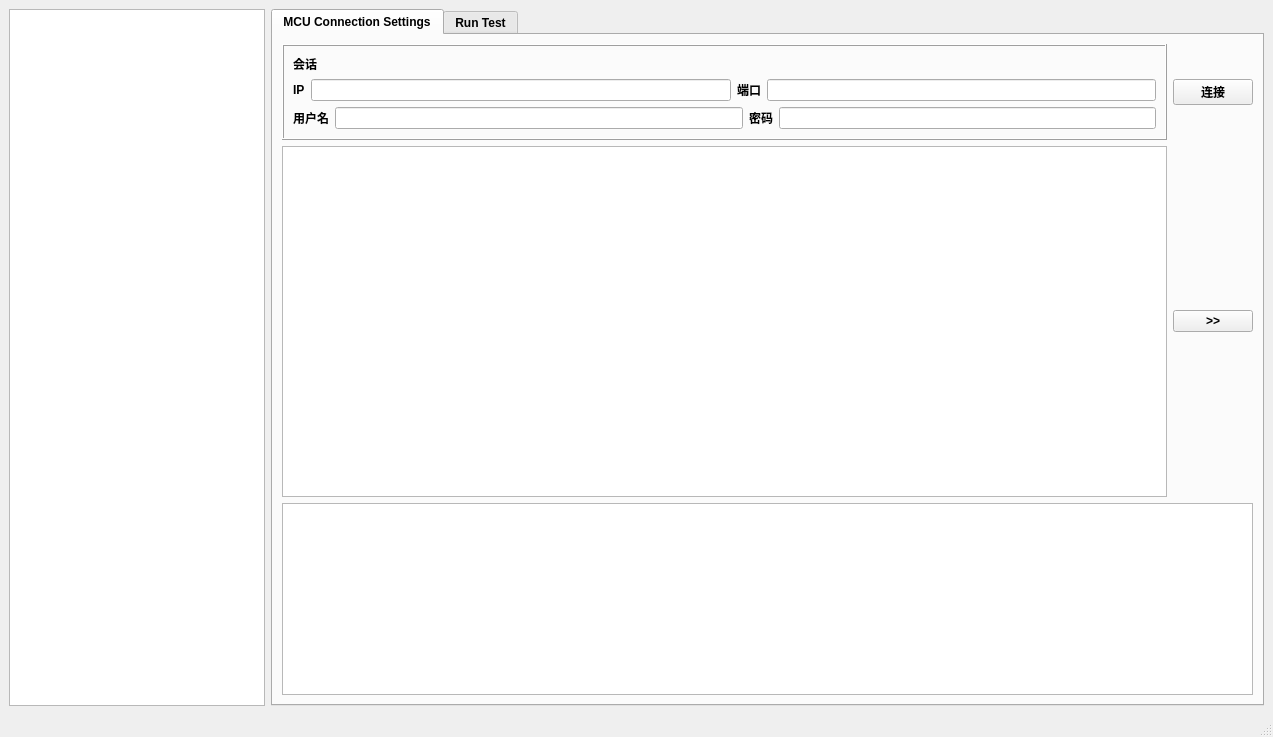
<?xml version="1.0" encoding="UTF-8"?>
<ui version="4.0">
 <class>Child_MCU_Connection_settings</class>
 <widget class="QMainWindow" name="Child_MCU_Connection_settings">
  <property name="geometry">
   <rect>
    <x>0</x>
    <y>0</y>
    <width>1273</width>
    <height>737</height>
   </rect>
  </property>
  <property name="sizePolicy">
   <sizepolicy hsizetype="Fixed" vsizetype="Preferred">
    <horstretch>0</horstretch>
    <verstretch>0</verstretch>
   </sizepolicy>
  </property>
  <property name="font">
   <font>
    <weight>75</weight>
    <bold>true</bold>
   </font>
  </property>
  <property name="windowTitle">
   <string>MainWindow</string>
  </property>
  <widget class="QWidget" name="centralwidget">
   <layout class="QVBoxLayout" name="verticalLayout_2">
    <item>
     <layout class="QGridLayout" name="gridLayout_4">
      <item row="0" column="0">
       <widget class="QTreeView" name="treeView">
        <property name="sizePolicy">
         <sizepolicy hsizetype="Fixed" vsizetype="Expanding">
          <horstretch>0</horstretch>
          <verstretch>0</verstretch>
         </sizepolicy>
        </property>
       </widget>
      </item>
      <item row="0" column="1" colspan="5">
       <layout class="QGridLayout" name="gridLayout">
        <item row="0" column="0" colspan="3">
         <widget class="QTabWidget" name="tabWidget">
          <property name="font">
           <font>
            <weight>75</weight>
            <bold>true</bold>
           </font>
          </property>
          <property name="currentIndex">
           <number>0</number>
          </property>
          <widget class="QWidget" name="tab_SSH">
           <attribute name="title">
            <string>MCU Connection Settings</string>
           </attribute>
           <layout class="QGridLayout" name="gridLayout_3">
            <item row="0" column="1">
             <layout class="QGridLayout" name="gridLayout_2">
              <item row="1" column="1">
               <widget class="QPushButton" name="pushButton_test_MCU_connection_2">
                <property name="font">
                 <font>
                  <weight>75</weight>
                  <bold>true</bold>
                 </font>
                </property>
                <property name="text">
                 <string>&gt;&gt;</string>
                </property>
               </widget>
              </item>
              <item row="0" column="0">
               <widget class="QFrame" name="frame">
                <property name="frameShape">
                 <enum>QFrame::Box</enum>
                </property>
                <property name="frameShadow">
                 <enum>QFrame::Raised</enum>
                </property>
                <layout class="QVBoxLayout" name="verticalLayout">
                 <item>
                  <widget class="QLabel" name="label_2">
                   <property name="text">
                    <string>会话</string>
                   </property>
                  </widget>
                 </item>
                 <item>
                  <layout class="QHBoxLayout" name="horizontalLayout_2">
                   <item>
                    <widget class="QLabel" name="label">
                     <property name="font">
                      <font>
                       <weight>75</weight>
                       <bold>true</bold>
                      </font>
                     </property>
                     <property name="text">
                      <string>IP</string>
                     </property>
                    </widget>
                   </item>
                   <item>
                    <widget class="QLineEdit" name="lineEdit_IP_MCU"/>
                   </item>
                   <item>
                    <layout class="QHBoxLayout" name="horizontalLayout_3">
                     <item>
                      <widget class="QLabel" name="label_3">
                       <property name="font">
                        <font>
                         <weight>75</weight>
                         <bold>true</bold>
                        </font>
                       </property>
                       <property name="text">
                        <string>端口</string>
                       </property>
                      </widget>
                     </item>
                     <item>
                      <widget class="QLineEdit" name="lineEdit_port_MCU"/>
                     </item>
                    </layout>
                   </item>
                  </layout>
                 </item>
                 <item>
                  <layout class="QHBoxLayout" name="horizontalLayout_4">
                   <item>
                    <widget class="QLabel" name="label_4">
                     <property name="font">
                      <font>
                       <weight>75</weight>
                       <bold>true</bold>
                      </font>
                     </property>
                     <property name="text">
                      <string>用户名</string>
                     </property>
                    </widget>
                   </item>
                   <item>
                    <widget class="QLineEdit" name="lineEdit_usr_MCU"/>
                   </item>
                   <item>
                    <layout class="QHBoxLayout" name="horizontalLayout_5">
                     <item>
                      <widget class="QLabel" name="label_5">
                       <property name="font">
                        <font>
                         <weight>75</weight>
                         <bold>true</bold>
                        </font>
                       </property>
                       <property name="text">
                        <string>密码</string>
                       </property>
                      </widget>
                     </item>
                     <item>
                      <widget class="QLineEdit" name="lineEdit_Pwd_MCU"/>
                     </item>
                    </layout>
                   </item>
                  </layout>
                 </item>
                </layout>
               </widget>
              </item>
              <item row="1" column="0">
               <widget class="QTextEdit" name="textEdit"/>
              </item>
              <item row="0" column="1">
               <widget class="QPushButton" name="pushButton_test_MCU_connection">
                <property name="font">
                 <font>
                  <weight>75</weight>
                  <bold>true</bold>
                 </font>
                </property>
                <property name="text">
                 <string>连接</string>
                </property>
               </widget>
              </item>
              <item row="2" column="0" colspan="2">
               <widget class="QTextBrowser" name="textBrowser_MCU_connection">
                <property name="sizePolicy">
                 <sizepolicy hsizetype="Expanding" vsizetype="Fixed">
                  <horstretch>0</horstretch>
                  <verstretch>0</verstretch>
                 </sizepolicy>
                </property>
               </widget>
              </item>
             </layout>
            </item>
           </layout>
          </widget>
          <widget class="QWidget" name="tab">
           <attribute name="title">
            <string>Run Test</string>
           </attribute>
          </widget>
         </widget>
        </item>
       </layout>
      </item>
     </layout>
    </item>
   </layout>
  </widget>
  <widget class="QStatusBar" name="statusbar"/>
 </widget>
 <resources/>
 <connections/>
</ui>
